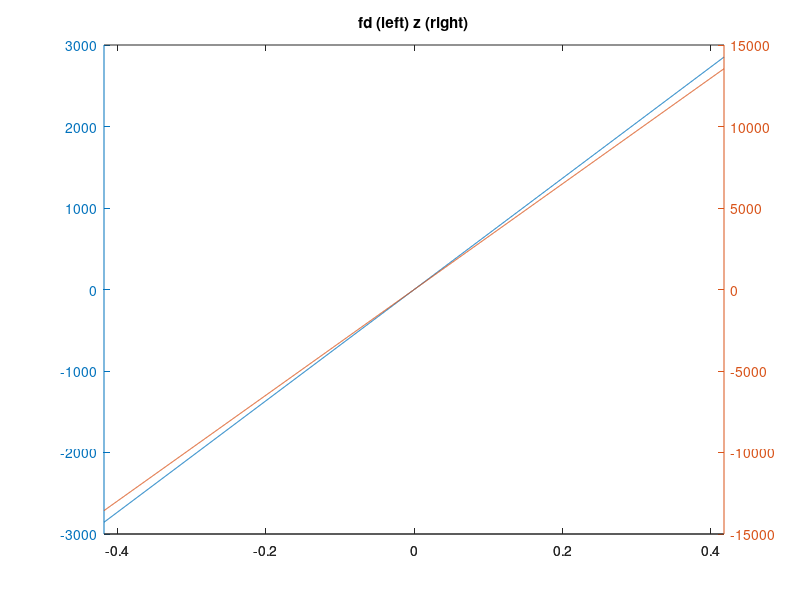
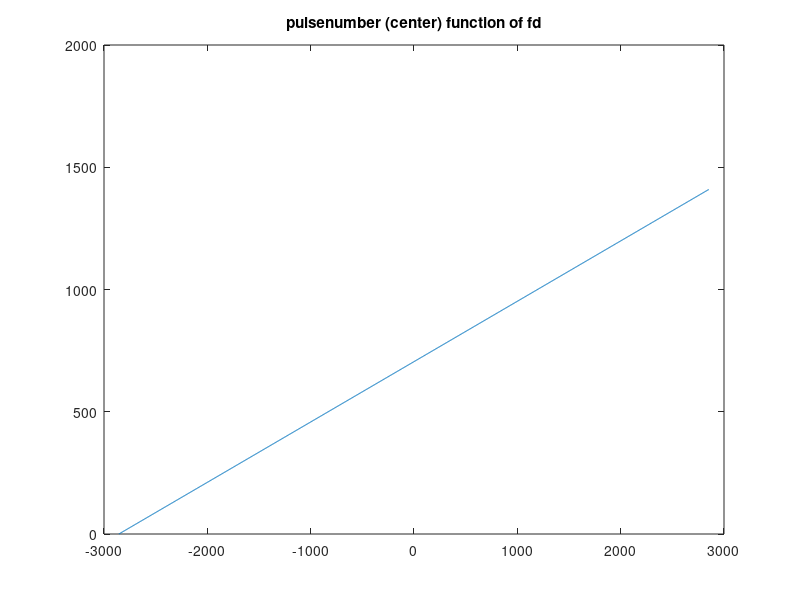

These figures' MATLAB source, in order:
%  some tops geometry for processing
clear all; close all;

prf=1685;
nburst=1410;
tburst=nburst/prf;
v=6780.;
range=900000;
wvl=0.0566;
d=10;
nburst=tburst*prf;
steerrate=6826;
angrate=steerrate/2/v*wvl;  %  radians per second
angratedeg=angrate*180/pi(); % degrees per second

time=linspace(0,nburst/prf-1/prf,nburst)-nburst/2/prf;

fd=time*steerrate;
z=fd*(wvl*range/2/v+v/steerrate);

plotyy(time,fd,time,z);
title('fd (left) z (right)');

timefromfd=fd/steerrate;
pulse=timefromfd*prf+nburst/2;

figure;
plot(fd,pulse);
title('pulsenumber (center) function of fd');

%  illumination time
% range*wvl/d=timeillum*steerate*(wvl*range/2/v+v/steerrate);
timeillum=range*wvl/d/steerrate/(wvl*range/2/v+v/steerrate)
pulsesaperture=timeillum*prf